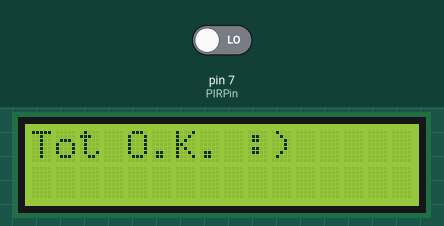
Simulated run of this sketch. Board: Arduino Uno, built with avr-gcc and run on an emulated ATmega328P. Shown: 16×2 character LCD. The inputs (shaded band) are chosen by the test bench; at power-on: pin 7 (PIRPin) LOW.

Above: at 2.2 s.
2.3 s: pin 7 (PIRPin) driven HIGH
At 3.9 s:
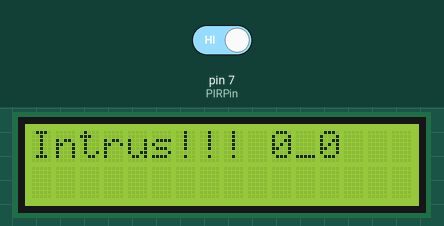
4.5 s: pin 7 (PIRPin) driven LOW
At 5.7 s:
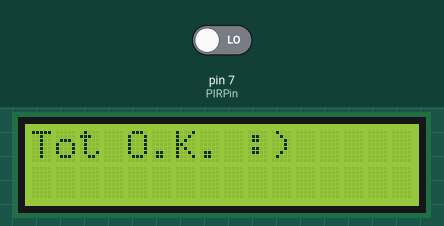
Timing chart, 0 to 7.5 s (numbered marks = the images above; inputs shaded):
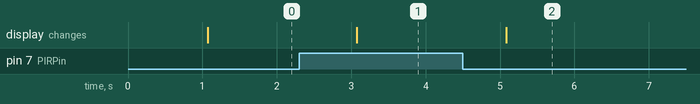

Measured:
- after the input at 2.3 s, the display: changes after 0.78 s (image 1)
- after the input at 4.5 s, the display: changes after 0.59 s (image 2)

The sketch:

practica_4.2.ino
```cpp
#include <LiquidCrystal.h>

//Crea l'objete LCD amb els núms assignats (rs, e, d4, d5, d6, d7)
LiquidCrystal lcd(12, 11, 5, 4, 3, 2);
const int PIRPin= 7;

void setup(){
  pinMode(PIRPin, INPUT);
  Serial.begin(9600);
  // Inicialitzo l'LCD amb el nombre de fileres i columnes
  lcd.begin(16, 2);
  // Escric el missatge inicial.
  lcd.setCursor(0, 0);
  lcd.print("Hola Mon!");
  lcd.setCursor(0, 1);
  lcd.print("Hello World!");
  delay(1000);
}

void loop(){
  int value= digitalRead(PIRPin);
  if (value == HIGH){
    lcd.clear();
    lcd.setCursor(0, 0);
    lcd.print("Intrus!!! 0_0");
  } else {
    lcd.clear();
    lcd.setCursor(0, 0);
    lcd.print("Tot O.K. :)");
  }
  delay(1000);
}
```
